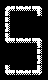

This game map was drawn from its Tiled (.tmx) file and the tilesets committed beside it. A one-line description and the full map source follow:
An orthogonal 3x5 tile map with 16x16 px tiles, 1 tile layer (Kachelebene 1).

<map version="1.2" tiledversion="1.3.3" orientation="orthogonal" renderorder="right-down" width="3" height="5" tilewidth="16" tileheight="16" infinite="0" nextlayerid="2" nextobjectid="1">
 <tileset firstgid="1" source="myPONG.tsx" />
 <layer id="1" name="Kachelebene 1" width="3" height="5">
  <data encoding="csv">
570,571,633,
634,207,207,
697,571,633,
207,207,634,
697,571,698
</data>
 </layer>
</map>
